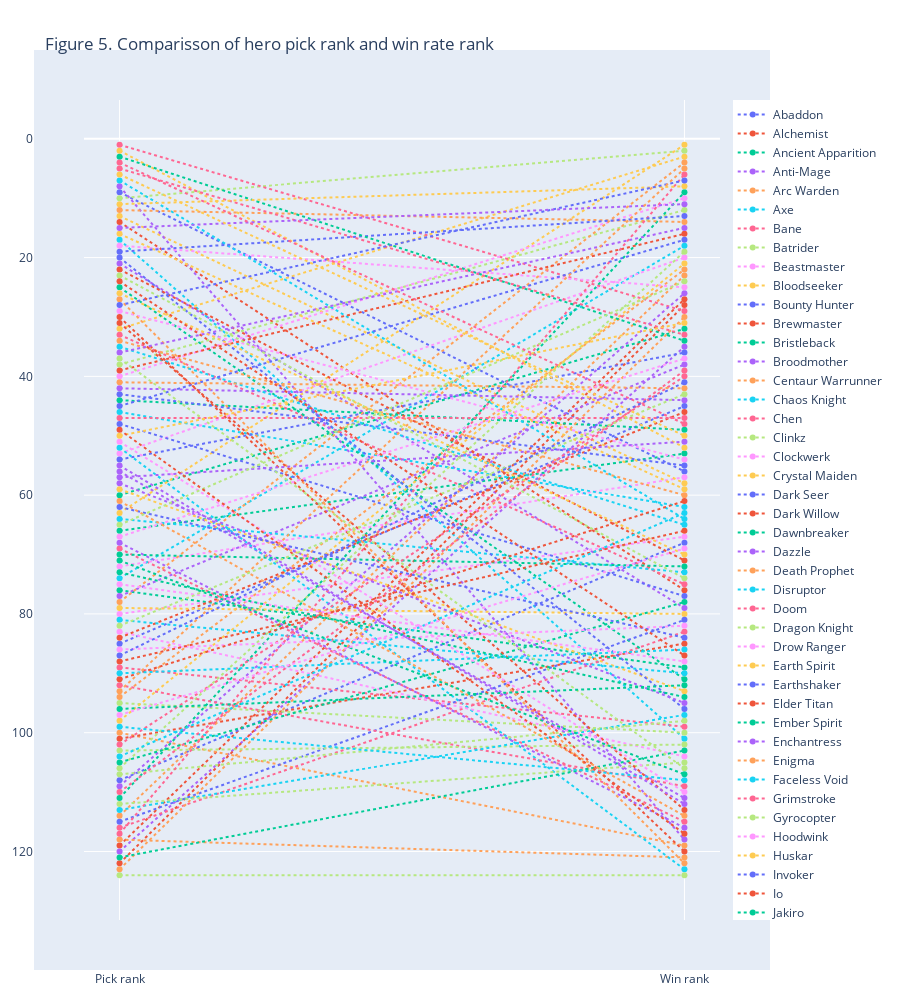

The notebook cell saved with this chart:
### Markdown cell above
Looking at the results its easy to see why Clinkz and Techies are some of the most picked heroes, because they also have some of the higest win rates in the game. In the other hand, Leshrac the most ignored heroe currently and also that reflects win rate that presents.

On the other hand, it is notable that the most picked heroes does not necesarily are the ones with the higest win rate. Example of this is Juggernaut which is the eigth most selected hero but has one of the lowest average win rates. The opposite is true for heroes such as Lone Druid, Naga Siren, Shadow Demon or Viper which are not in the top most selected heroes but they are some of the highest win rate heroes currently.

### Code cell
###Figure 5. Comparisson of hero pick rank and win rate rank
pick_rank.drop(list(data.dota_ranks.keys()), axis=1, inplace=True)
pick_rank.drop('Mean', axis=1, inplace=True)
for n, hero in enumerate(pick_rank.index):
    pick_rank.at[hero, 'Pick rank'] = n + 1

wlr_rank.drop(list(data.dota_ranks.keys()), axis=1, inplace=True)
wlr_rank.drop('Mean', axis=1, inplace=True)
for n, hero in enumerate(wlr_rank.index):
    wlr_rank.at[hero, 'Win rank'] = n + 1
    
combined_rank = pick_rank.merge(wlr_rank, how='left', on='localized_name')
combined_rank.sort_values(by='localized_name', inplace=True)
combined_rank = combined_rank.transpose()

fig = go.Figure()
for hero in combined_rank.columns:
    fig.add_trace(go.Scatter(x=combined_rank.index, y=combined_rank[hero],
                             mode='lines+markers+text', # 'lines' or 'markers'
                             name=hero))
    fig.update_traces(line_dash='dot')
fig.update_layout(margin_pad=50)
fig.update_layout(title_text="Figure 5. Comparisson of hero pick rank and win rate rank")
fig.layout.height = 1000
fig.update_yaxes(autorange="reversed")
fig.show()

### Figure 1 — Plotly figure (JSON) as saved in the notebook; plotly's stock layout.template omitted (floating-point values rounded to 4 significant figures)
{"data": [{"line": {"dash": "dot"}, "mode": "lines+markers+text", "name": "Abaddon", "type": "scatter", "x": ["Pick rank", "Win rank"], "y": [85, 45]}, {"line": {"dash": "dot"}, "mode": "lines+markers+text", "name": "Alchemist", "type": "scatter", "x": ["Pick rank", "Win rank"], "y": [14, 76]}, {"line": {"dash": "dot"}, "mode": "lines+markers+text", "name": "Ancient Apparition", "type": "scatter", "x": ["Pick rank", "Win rank"], "y": [66, 53]}, {"line": {"dash": "dot"}, "mode": "lines+markers+text", "name": "Anti-Mage", "type": "scatter", "x": ["Pick rank", "Win rank"], "y": [21, 79]}, {"line": {"dash": "dot"}, "mode": "lines+markers+text", "name": "Arc Warden", "type": "scatter", "x": ["Pick rank", "Win rank"], "y": [94, 22]}, {"line": {"dash": "dot"}, "mode": "lines+markers+text", "name": "Axe", "type": "scatter", "x": ["Pick rank", "Win rank"], "y": [17, 101]}, {"line": {"dash": "dot"}, "mode": "lines+markers+text", "name": "Bane", "type": "scatter", "x": ["Pick rank", "Win rank"], "y": [69, 115]}, {"line": {"dash": "dot"}, "mode": "lines+markers+text", "name": "Batrider", "type": "scatter", "x": ["Pick rank", "Win rank"], "y": [38, 12]}, {"line": {"dash": "dot"}, "mode": "lines+markers+text", "name": "Beastmaster", "type": "scatter", "x": ["Pick rank", "Win rank"], "y": [80, 67]}, {"line": {"dash": "dot"}, "mode": "lines+markers+text", "name": "Bloodseeker", "type": "scatter", "x": ["Pick rank", "Win rank"], "y": [32, 3]}, {"line": {"dash": "dot"}, "mode": "lines+markers+text", "name": "Bounty Hunter", "type": "scatter", "x": ["Pick rank", "Win rank"], "y": [9, 56]}, {"line": {"dash": "dot"}, "mode": "lines+markers+text", "name": "Brewmaster", "type": "scatter", "x": ["Pick rank", "Win rank"], "y": [119, 27]}, {"line": {"dash": "dot"}, "mode": "lines+markers+text", "name": "Bristleback", "type": "scatter", "x": ["Pick rank", "Win rank"], "y": [60, 32]}, {"line": {"dash": "dot"}, "mode": "lines+markers+text", "name": "Broodmother", "type": "scatter", "x": ["Pick rank", "Win rank"], "y": [120, 35]}, {"line": {"dash": "dot"}, "mode": "lines+markers+text", "name": "Centaur Warrunner", "type": "scatter", "x": ["Pick rank", "Win rank"], "y": [100, 119]}, {"line": {"dash": "dot"}, "mode": "lines+markers+text", "name": "Chaos Knight", "type": "scatter", "x": ["Pick rank", "Win rank"], "y": [74, 18]}, {"line": {"dash": "dot"}, "mode": "lines+markers+text", "name": "Chen", "type": "scatter", "x": ["Pick rank", "Win rank"], "y": [116, 83]}, {"line": {"dash": "dot"}, "mode": "lines+markers+text", "name": "Clinkz", "type": "scatter", "x": ["Pick rank", "Win rank"], "y": [10, 2]}, {"line": {"dash": "dot"}, "mode": "lines+markers+text", "name": "Clockwerk", "type": "scatter", "x": ["Pick rank", "Win rank"], "y": [72, 57]}, {"line": {"dash": "dot"}, "mode": "lines+markers+text", "name": "Crystal Maiden", "type": "scatter", "x": ["Pick rank", "Win rank"], "y": [13, 58]}, {"line": {"dash": "dot"}, "mode": "lines+markers+text", "name": "Dark Seer", "type": "scatter", "x": ["Pick rank", "Win rank"], "y": [108, 68]}, {"line": {"dash": "dot"}, "mode": "lines+markers+text", "name": "Dark Willow", "type": "scatter", "x": ["Pick rank", "Win rank"], "y": [101, 85]}, {"line": {"dash": "dot"}, "mode": "lines+markers+text", "name": "Dawnbreaker", "type": "scatter", "x": ["Pick rank", "Win rank"], "y": [76, 89]}, {"line": {"dash": "dot"}, "mode": "lines+markers+text", "name": "Dazzle", "type": "scatter", "x": ["Pick rank", "Win rank"], "y": [56, 111]}, {"line": {"dash": "dot"}, "mode": "lines+markers+text", "name": "Death Prophet", "type": "scatter", "x": ["Pick rank", "Win rank"], "y": [114, 23]}, {"line": {"dash": "dot"}, "mode": "lines+markers+text", "name": "Disruptor", "type": "scatter", "x": ["Pick rank", "Win rank"], "y": [46, 62]}, {"line": {"dash": "dot"}, "mode": "lines+markers+text", "name": "Doom", "type": "scatter", "x": ["Pick rank", "Win rank"], "y": [33, 75]}, {"line": {"dash": "dot"}, "mode": "lines+markers+text", "name": "Dragon Knight", "type": "scatter", "x": ["Pick rank", "Win rank"], "y": [95, 100]}, {"line": {"dash": "dot"}, "mode": "lines+markers+text", "name": "Drow Ranger", "type": "scatter", "x": ["Pick rank", "Win rank"], "y": [53, 20]}, {"line": {"dash": "dot"}, "mode": "lines+markers+text", "name": "Earth Spirit", "type": "scatter", "x": ["Pick rank", "Win rank"], "y": [59, 93]}, {"line": {"dash": "dot"}, "mode": "lines+markers+text", "name": "Earthshaker", "type": "scatter", "x": ["Pick rank", "Win rank"], "y": [54, 36]}, {"line": {"dash": "dot"}, "mode": "lines+markers+text", "name": "Elder Titan", "type": "scatter", "x": ["Pick rank", "Win rank"], "y": [122, 28]}, {"line": {"dash": "dot"}, "mode": "lines+markers+text", "name": "Ember Spirit", "type": "scatter", "x": ["Pick rank", "Win rank"], "y": [25, 91]}, {"line": {"dash": "dot"}, "mode": "lines+markers+text", "name": "Enchantress", "type": "scatter", "x": ["Pick rank", "Win rank"], "y": [77, 38]}, {"line": {"dash": "dot"}, "mode": "lines+markers+text", "name": "Enigma", "type": "scatter", "x": ["Pick rank", "Win rank"], "y": [118, 121]}, {"line": {"dash": "dot"}, "mode": "lines+markers+text", "name": "Faceless Void", "type": "scatter", "x": ["Pick rank", "Win rank"], "y": [52, 123]}, {"line": {"dash": "dot"}, "mode": "lines+markers+text", "name": "Grimstroke", "type": "scatter", "x": ["Pick rank", "Win rank"], "y": [89, 99]}, {"line": {"dash": "dot"}, "mode": "lines+markers+text", "name": "Gyrocopter", "type": "scatter", "x": ["Pick rank", "Win rank"], "y": [106, 19]}, {"line": {"dash": "dot"}, "mode": "lines+markers+text", "name": "Hoodwink", "type": "scatter", "x": ["Pick rank", "Win rank"], "y": [83, 104]}, {"line": {"dash": "dot"}, "mode": "lines+markers+text", "name": "Huskar", "type": "scatter", "x": ["Pick rank", "Win rank"], "y": [63, 1]}, {"line": {"dash": "dot"}, "mode": "lines+markers+text", "name": "Invoker", "type": "scatter", "x": ["Pick rank", "Win rank"], "y": [48, 77]}, {"line": {"dash": "dot"}, "mode": "lines+markers+text", "name": "Io", "type": "scatter", "x": ["Pick rank", "Win rank"], "y": [84, 46]}, {"line": {"dash": "dot"}, "mode": "lines+markers+text", "name": "Jakiro", "type": "scatter", "x": ["Pick rank", "Win rank"], "y": [44, 49]}, {"line": {"dash": "dot"}, "mode": "lines+markers+text", "name": "Juggernaut", "type": "scatter", "x": ["Pick rank", "Win rank"], "y": [8, 118]}, {"line": {"dash": "dot"}, "mode": "lines+markers+text", "name": "Keeper of the Light", "type": "scatter", "x": ["Pick rank", "Win rank"], "y": [34, 60]}, {"line": {"dash": "dot"}, "mode": "lines+markers+text", "name": "Kunkka", "type": "scatter", "x": ["Pick rank", "Win rank"], "y": [64, 73]}, {"line": {"dash": "dot"}, "mode": "lines+markers+text", "name": "Legion Commander", "type": "scatter", "x": ["Pick rank", "Win rank"], "y": [1, 29]}, {"line": {"dash": "dot"}, "mode": "lines+markers+text", "name": "Leshrac", "type": "scatter", "x": ["Pick rank", "Win rank"], "y": [124, 124]}, {"line": {"dash": "dot"}, "mode": "lines+markers+text", "name": "Lich", "type": "scatter", "x": ["Pick rank", "Win rank"], "y": [40, 10]}, {"line": {"dash": "dot"}, "mode": "lines+markers+text", "name": "Lifestealer", "type": "scatter", "x": ["Pick rank", "Win rank"], "y": [79, 80]}, {"line": {"dash": "dot"}, "mode": "lines+markers+text", "name": "Lina", "type": "scatter", "x": ["Pick rank", "Win rank"], "y": [115, 81]}, {"line": {"dash": "dot"}, "mode": "lines+markers+text", "name": "Lion", "type": "scatter", "x": ["Pick rank", "Win rank"], "y": [30, 120]}, {"line": {"dash": "dot"}, "mode": "lines+markers+text", "name": "Lone Druid", "type": "scatter", "x": ["Pick rank", "Win rank"], "y": [111, 9]}, {"line": {"dash": "dot"}, "mode": "lines+markers+text", "name": "Luna", "type": "scatter", "x": ["Pick rank", "Win rank"], "y": [109, 26]}, {"line": {"dash": "dot"}, "mode": "lines+markers+text", "name": "Lycan", "type": "scatter", "x": ["Pick rank", "Win rank"], "y": [123, 30]}, {"line": {"dash": "dot"}, "mode": "lines+markers+text", "name": "Magnus", "type": "scatter", "x": ["Pick rank", "Win rank"], "y": [7, 64]}, {"line": {"dash": "dot"}, "mode": "lines+markers+text", "name": "Marci", "type": "scatter", "x": ["Pick rank", "Win rank"], "y": [92, 109]}, {"line": {"dash": "dot"}, "mode": "lines+markers+text", "name": "Mars", "type": "scatter", "x": ["Pick rank", "Win rank"], "y": [103, 102]}, {"line": {"dash": "dot"}, "mode": "lines+markers+text", "name": "Medusa", "type": "scatter", "x": ["Pick rank", "Win rank"], "y": [18, 25]}, {"line": {"dash": "dot"}, "mode": "lines+markers+text", "name": "Meepo", "type": "scatter", "x": ["Pick rank", "Win rank"], "y": [98, 21]}, {"line": {"dash": "dot"}, "mode": "lines+markers+text", "name": "Mirana", "type": "scatter", "x": ["Pick rank", "Win rank"], "y": [20, 96]}, {"line": {"dash": "dot"}, "mode": "lines+markers+text", "name": "Monkey King", "type": "scatter", "x": ["Pick rank", "Win rank"], "y": [22, 71]}, {"line": {"dash": "dot"}, "mode": "lines+markers+text", "name": "Morphling", "type": "scatter", "x": ["Pick rank", "Win rank"], "y": [105, 78]}, {"line": {"dash": "dot"}, "mode": "lines+markers+text", "name": "Muerta", "type": "scatter", "x": ["Pick rank", "Win rank"], "y": [68, 116]}, {"line": {"dash": "dot"}, "mode": "lines+markers+text", "name": "Naga Siren", "type": "scatter", "x": ["Pick rank", "Win rank"], "y": [78, 4]}, {"line": {"dash": "dot"}, "mode": "lines+markers+text", "name": "Nature's Prophet", "type": "scatter", "x": ["Pick rank", "Win rank"], "y": [113, 97]}, {"line": {"dash": "dot"}, "mode": "lines+markers+text", "name": "Necrophos", "type": "scatter", "x": ["Pick rank", "Win rank"], "y": [47, 47]}, {"line": {"dash": "dot"}, "mode": "lines+markers+text", "name": "Night Stalker", "type": "scatter", "x": ["Pick rank", "Win rank"], "y": [112, 105]}, {"line": {"dash": "dot"}, "mode": "lines+markers+text", "name": "Nyx Assassin", "type": "scatter", "x": ["Pick rank", "Win rank"], "y": [29, 54]}, {"line": {"dash": "dot"}, "mode": "lines+markers+text", "name": "Ogre Magi", "type": "scatter", "x": ["Pick rank", "Win rank"], "y": [16, 59]}, {"line": {"dash": "dot"}, "mode": "lines+markers+text", "name": "Omniknight", "type": "scatter", "x": ["Pick rank", "Win rank"], "y": [43, 55]}, {"line": {"dash": "dot"}, "mode": "lines+markers+text", "name": "Oracle", "type": "scatter", "x": ["Pick rank", "Win rank"], "y": [39, 16]}, {"line": {"dash": "dot"}, "mode": "lines+markers+text", "name": "Outworld Destroyer", "type": "scatter", "x": ["Pick rank", "Win rank"], "y": [70, 72]}, {"line": {"dash": "dot"}, "mode": "lines+markers+text", "name": "Pangolier", "type": "scatter", "x": ["Pick rank", "Win rank"], "y": [42, 44]}, {"line": {"dash": "dot"}, "mode": "lines+markers+text", "name": "Phantom Assassin", "type": "scatter", "x": ["Pick rank", "Win rank"], "y": [27, 122]}, {"line": {"dash": "dot"}, "mode": "lines+markers+text", "name": "Phantom Lancer", "type": "scatter", "x": ["Pick rank", "Win rank"], "y": [35, 65]}, {"line": {"dash": "dot"}, "mode": "lines+markers+text", "name": "Phoenix", "type": "scatter", "x": ["Pick rank", "Win rank"], "y": [102, 40]}, {"line": {"dash": "dot"}, "mode": "lines+markers+text", "name": "Primal Beast", "type": "scatter", "x": ["Pick rank", "Win rank"], "y": [107, 98]}, {"line": {"dash": "dot"}, "mode": "lines+markers+text", "name": "Puck", "type": "scatter", "x": ["Pick rank", "Win rank"], "y": [86, 82]}, {"line": {"dash": "dot"}, "mode": "lines+markers+text", "name": "Pudge", "type": "scatter", "x": ["Pick rank", "Win rank"], "y": [2, 52]}, {"line": {"dash": "dot"}, "mode": "lines+markers+text", "name": "Pugna", "type": "scatter", "x": ["Pick rank", "Win rank"], "y": [45, 17]}, {"line": {"dash": "dot"}, "mode": "lines+markers+text", "name": "Queen of Pain", "type": "scatter", "x": ["Pick rank", "Win rank"], "y": [31, 113]}, {"line": {"dash": "dot"}, "mode": "lines+markers+text", "name": "Razor", "type": "scatter", "x": ["Pick rank", "Win rank"], "y": [121, 103]}, {"line": {"dash": "dot"}, "mode": "lines+markers+text", "name": "Riki", "type": "scatter", "x": ["Pick rank", "Win rank"], "y": [36, 15]}, {"line": {"dash": "dot"}, "mode": "lines+markers+text", "name": "Rubick", "type": "scatter", "x": ["Pick rank", "Win rank"], "y": [12, 14]}, {"line": {"dash": "dot"}, "mode": "lines+markers+text", "name": "Sand King", "type": "scatter", "x": ["Pick rank", "Win rank"], "y": [81, 90]}, {"line": {"dash": "dot"}, "mode": "lines+markers+text", "name": "Shadow Demon", "type": "scatter", "x": ["Pick rank", "Win rank"], "y": [117, 6]}, {"line": {"dash": "dot"}, "mode": "lines+markers+text", "name": "Shadow Fiend", "type": "scatter", "x": ["Pick rank", "Win rank"], "y": [23, 74]}, {"line": {"dash": "dot"}, "mode": "lines+markers+text", "name": "Shadow Shaman", "type": "scatter", "x": ["Pick rank", "Win rank"], "y": [51, 110]}, {"line": {"dash": "dot"}, "mode": "lines+markers+text", "name": "Silencer", "type": "scatter", "x": ["Pick rank", "Win rank"], "y": [26, 70]}, {"line": {"dash": "dot"}, "mode": "lines+markers+text", "name": "Skywrath Mage", "type": "scatter", "x": ["Pick rank", "Win rank"], "y": [19, 13]}, {"line": {"dash": "dot"}, "mode": "lines+markers+text", "name": "Slardar", "type": "scatter", "x": ["Pick rank", "Win rank"], "y": [91, 61]}, {"line": {"dash": "dot"}, "mode": "lines+markers+text", "name": "Slark", "type": "scatter", "x": ["Pick rank", "Win rank"], "y": [3, 34]}, {"line": {"dash": "dot"}, "mode": "lines+markers+text", "name": "Snapfire", "type": "scatter", "x": ["Pick rank", "Win rank"], "y": [58, 95]}, {"line": {"dash": "dot"}, "mode": "lines+markers+text", "name": "Sniper", "type": "scatter", "x": ["Pick rank", "Win rank"], "y": [41, 42]}, {"line": {"dash": "dot"}, "mode": "lines+markers+text", "name": "Spectre", "type": "scatter", "x": ["Pick rank", "Win rank"], "y": [90, 86]}, {"line": {"dash": "dot"}, "mode": "lines+markers+text", "name": "Spirit Breaker", "type": "scatter", "x": ["Pick rank", "Win rank"], "y": [5, 33]}, {"line": {"dash": "dot"}, "mode": "lines+markers+text", "name": "Storm Spirit", "type": "scatter", "x": ["Pick rank", "Win rank"], "y": [37, 106]}, {"line": {"dash": "dot"}, "mode": "lines+markers+text", "name": "Sven", "type": "scatter", "x": ["Pick rank", "Win rank"], "y": [67, 37]}, {"line": {"dash": "dot"}, "mode": "lines+markers+text", "name": "Techies", "type": "scatter", "x": ["Pick rank", "Win rank"], "y": [11, 8]}, {"line": {"dash": "dot"}, "mode": "lines+markers+text", "name": "Templar Assassin", "type": "scatter", "x": ["Pick rank", "Win rank"], "y": [62, 84]}, {"line": {"dash": "dot"}, "mode": "lines+markers+text", "name": "Terrorblade", "type": "scatter", "x": ["Pick rank", "Win rank"], "y": [88, 66]}, {"line": {"dash": "dot"}, "mode": "lines+markers+text", "name": "Tidehunter", "type": "scatter", "x": ["Pick rank", "Win rank"], "y": [96, 92]}, {"line": {"dash": "dot"}, "mode": "lines+markers+text", "name": "Timbersaw", "type": "scatter", "x": ["Pick rank", "Win rank"], "y": [57, 51]}, {"line": {"dash": "dot"}, "mode": "lines+markers+text", "name": "Tinker", "type": "scatter", "x": ["Pick rank", "Win rank"], "y": [61, 114]}, {"line": {"dash": "dot"}, "mode": "lines+markers+text", "name": "Tiny", "type": "scatter", "x": ["Pick rank", "Win rank"], "y": [99, 108]}, {"line": {"dash": "dot"}, "mode": "lines+markers+text", "name": "Treant Protector", "type": "scatter", "x": ["Pick rank", "Win rank"], "y": [110, 39]}, {"line": {"dash": "dot"}, "mode": "lines+markers+text", "name": "Troll Warlord", "type": "scatter", "x": ["Pick rank", "Win rank"], "y": [65, 24]}, {"line": {"dash": "dot"}, "mode": "lines+markers+text", "name": "Tusk", "type": "scatter", "x": ["Pick rank", "Win rank"], "y": [75, 88]}, {"line": {"dash": "dot"}, "mode": "lines+markers+text", "name": "Underlord", "type": "scatter", "x": ["Pick rank", "Win rank"], "y": [50, 31]}, {"line": {"dash": "dot"}, "mode": "lines+markers+text", "name": "Undying", "type": "scatter", "x": ["Pick rank", "Win rank"], "y": [28, 7]}, {"line": {"dash": "dot"}, "mode": "lines+markers+text", "name": "Ursa", "type": "scatter", "x": ["Pick rank", "Win rank"], "y": [49, 117]}, {"line": {"dash": "dot"}, "mode": "lines+markers+text", "name": "Vengeful Spirit", "type": "scatter", "x": ["Pick rank", "Win rank"], "y": [71, 107]}, {"line": {"dash": "dot"}, "mode": "lines+markers+text", "name": "Venomancer", "type": "scatter", "x": ["Pick rank", "Win rank"], "y": [15, 11]}, {"line": {"dash": "dot"}, "mode": "lines+markers+text", "name": "Viper", "type": "scatter", "x": ["Pick rank", "Win rank"], "y": [93, 5]}, {"line": {"dash": "dot"}, "mode": "lines+markers+text", "name": "Visage", "type": "scatter", "x": ["Pick rank", "Win rank"], "y": [104, 63]}, {"line": {"dash": "dot"}, "mode": "lines+markers+text", "name": "Void Spirit", "type": "scatter", "x": ["Pick rank", "Win rank"], "y": [4, 48]}, {"line": {"dash": "dot"}, "mode": "lines+markers+text", "name": "Warlock", "type": "scatter", "x": ["Pick rank", "Win rank"], "y": [82, 43]}, {"line": {"dash": "dot"}, "mode": "lines+markers+text", "name": "Weaver", "type": "scatter", "x": ["Pick rank", "Win rank"], "y": [97, 69]}, {"line": {"dash": "dot"}, "mode": "lines+markers+text", "name": "Windranger", "type": "scatter", "x": ["Pick rank", "Win rank"], "y": [6, 50]}, {"line": {"dash": "dot"}, "mode": "lines+markers+text", "name": "Winter Wyvern", "type": "scatter", "x": ["Pick rank", "Win rank"], "y": [87, 41]}, {"line": {"dash": "dot"}, "mode": "lines+markers+text", "name": "Witch Doctor", "type": "scatter", "x": ["Pick rank", "Win rank"], "y": [24, 87]}, {"line": {"dash": "dot"}, "mode": "lines+markers+text", "name": "Wraith King", "type": "scatter", "x": ["Pick rank", "Win rank"], "y": [73, 94]}, {"line": {"dash": "dot"}, "mode": "lines+markers+text", "name": "Zeus", "type": "scatter", "x": ["Pick rank", "Win rank"], "y": [55, 112]}], "layout": {"height": 1000, "margin": {"pad": 50}, "title": {"text": "Figure 5. Comparisson of hero pick rank and win rate rank"}, "yaxis": {"autorange": "reversed"}}}
